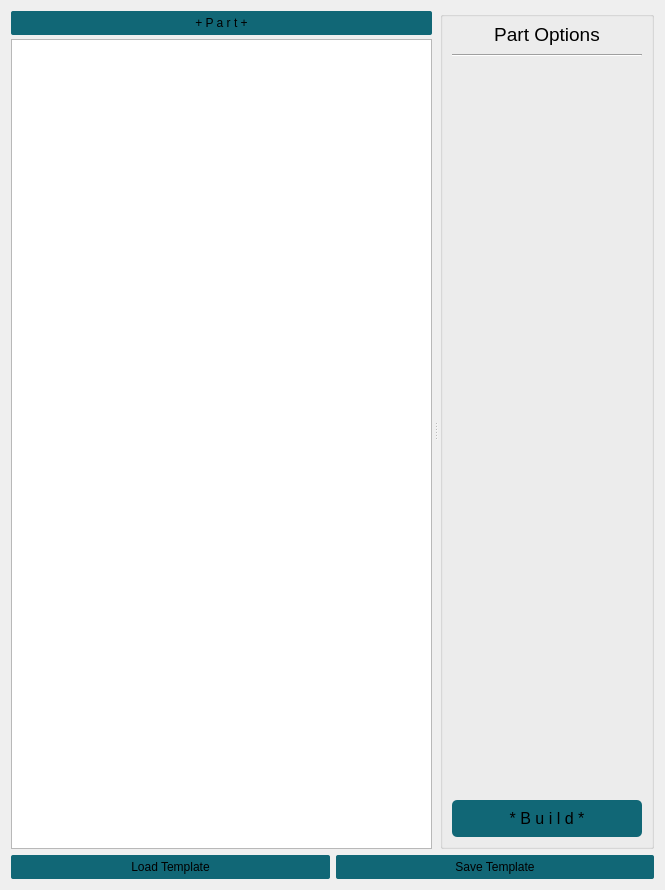
<?xml version="1.0" encoding="UTF-8"?>
<ui version="4.0">
 <class>TemplateUI</class>
 <widget class="QWidget" name="TemplateUI">
  <property name="geometry">
   <rect>
    <x>0</x>
    <y>0</y>
    <width>665</width>
    <height>890</height>
   </rect>
  </property>
  <property name="windowTitle">
   <string>Rig Build Template</string>
  </property>
  <layout class="QGridLayout" name="gridLayout" rowstretch="0,1,0" columnstretch="0" rowminimumheight="0,0,0">
   <item row="1" column="0">
    <widget class="QSplitter" name="splitter">
     <property name="orientation">
      <enum>Qt::Horizontal</enum>
     </property>
     <property name="handleWidth">
      <number>8</number>
     </property>
     <property name="childrenCollapsible">
      <bool>false</bool>
     </property>
     <widget class="QWidget" name="verticalLayoutWidget">
      <layout class="QVBoxLayout" name="verticalLayout">
       <property name="spacing">
        <number>4</number>
       </property>
       <item>
        <widget class="QPushButton" name="addBtn">
         <property name="maximumSize">
          <size>
           <width>16777215</width>
           <height>16777215</height>
          </size>
         </property>
         <property name="toolTip">
          <string>Mirror selected parts.</string>
         </property>
         <property name="styleSheet">
          <string notr="true">QPushButton{ 
background-color: qlineargradient(spread:pad, x1:0, y1:1, x2:0, y2:0, stop:1 #116776, stop:0 #116776);
padding: 5px;
border-radius: 2px;
}

QPushButton:hover
{
background-color: #1d8ba3;
border-radius: 2px;
}

QPushButton:pressed
{
background-color: #1d1d1d;
border-radius: 2px;
}

QPushButton:disabled
{
background-color: #4b4b4b;
border-radius: 2px;
}</string>
         </property>
         <property name="text">
          <string>+ P a r t +</string>
         </property>
        </widget>
       </item>
       <item>
        <widget class="QListWidget" name="partsList">
         <property name="styleSheet">
          <string notr="true">QScrollBar{
                    border: 1px solid grey;
                    background:rgb(55,55,55);
                    width: 8px;}</string>
         </property>
         <property name="dragDropMode">
          <enum>QAbstractItemView::NoDragDrop</enum>
         </property>
         <property name="selectionMode">
          <enum>QAbstractItemView::ExtendedSelection</enum>
         </property>
        </widget>
       </item>
      </layout>
     </widget>
     <widget class="QWidget" name="verticalLayoutWidget_2">
      <layout class="QVBoxLayout" name="verticalLayout_2">
       <item>
        <widget class="QGroupBox" name="groupBox">
         <property name="title">
          <string/>
         </property>
         <property name="flat">
          <bool>false</bool>
         </property>
         <layout class="QVBoxLayout" name="verticalLayout_3" stretch="0,0,1,0">
          <property name="spacing">
           <number>8</number>
          </property>
          <property name="topMargin">
           <number>6</number>
          </property>
          <item>
           <widget class="QLabel" name="label">
            <property name="font">
             <font>
              <pointsize>14</pointsize>
             </font>
            </property>
            <property name="contextMenuPolicy">
             <enum>Qt::NoContextMenu</enum>
            </property>
            <property name="text">
             <string>Part Options</string>
            </property>
            <property name="alignment">
             <set>Qt::AlignCenter</set>
            </property>
           </widget>
          </item>
          <item>
           <widget class="Line" name="line">
            <property name="orientation">
             <enum>Qt::Horizontal</enum>
            </property>
           </widget>
          </item>
          <item>
           <widget class="QWidget" name="widget" native="true">
            <layout class="QGridLayout" name="gridLayout_2">
             <property name="leftMargin">
              <number>0</number>
             </property>
             <property name="topMargin">
              <number>0</number>
             </property>
             <property name="rightMargin">
              <number>0</number>
             </property>
             <property name="bottomMargin">
              <number>9</number>
             </property>
             <item row="0" column="0">
              <layout class="QGridLayout" name="optionsGrid"/>
             </item>
            </layout>
           </widget>
          </item>
          <item>
           <widget class="QPushButton" name="buildBtn">
            <property name="minimumSize">
             <size>
              <width>0</width>
              <height>37</height>
             </size>
            </property>
            <property name="font">
             <font>
              <pointsize>12</pointsize>
             </font>
            </property>
            <property name="styleSheet">
             <string notr="true">QPushButton{ 
background-color: qlineargradient(spread:pad, x1:0, y1:1, x2:0, y2:0, stop:1 #116776, stop:0 #116776);
padding: 5px;
border-radius: 5px;
}

QPushButton:hover
{
background-color: #1d8ba3;
border-radius: 5px;
}

QPushButton:pressed
{
background-color: #1d1d1d;
border-radius: 5px;
}

QPushButton:disabled
{
background-color: #4b4b4b;
border-radius: 5px;
}</string>
            </property>
            <property name="text">
             <string>* B u i l d *</string>
            </property>
           </widget>
          </item>
         </layout>
        </widget>
       </item>
      </layout>
     </widget>
    </widget>
   </item>
   <item row="2" column="0">
    <layout class="QHBoxLayout" name="horizontalLayout" stretch="0,0">
     <item>
      <widget class="QPushButton" name="loadBtn">
       <property name="contextMenuPolicy">
        <enum>Qt::ActionsContextMenu</enum>
       </property>
       <property name="toolTip">
        <string>Load existing rig layout.</string>
       </property>
       <property name="styleSheet">
        <string notr="true">QPushButton{ 
background-color: qlineargradient(spread:pad, x1:0, y1:1, x2:0, y2:0, stop:1 #116776, stop:0 #116776);
padding: 5px;
border-radius: 2px;
}

QPushButton:hover
{
background-color: #1d8ba3;
border-radius: 2px;
}

QPushButton:pressed
{
background-color: #1d1d1d;
border-radius: 2px;
}

QPushButton:disabled
{
background-color: #4b4b4b;
border-radius: 2px;
}</string>
       </property>
       <property name="text">
        <string>Load Template</string>
       </property>
      </widget>
     </item>
     <item>
      <widget class="QPushButton" name="saveBtn">
       <property name="toolTip">
        <string>Save current rig layout.</string>
       </property>
       <property name="styleSheet">
        <string notr="true">QPushButton{ 
background-color: qlineargradient(spread:pad, x1:0, y1:1, x2:0, y2:0, stop:1 #116776, stop:0 #116776);
padding: 5px;
border-radius: 2px;
}

QPushButton:hover
{
background-color: #1d8ba3;
border-radius: 2px;
}

QPushButton:pressed
{
background-color: #1d1d1d;
border-radius: 2px;
}

QPushButton:disabled
{
background-color: #4b4b4b;
border-radius: 2px;
}</string>
       </property>
       <property name="text">
        <string>Save Template</string>
       </property>
      </widget>
     </item>
    </layout>
   </item>
  </layout>
 </widget>
 <resources/>
 <connections/>
</ui>
